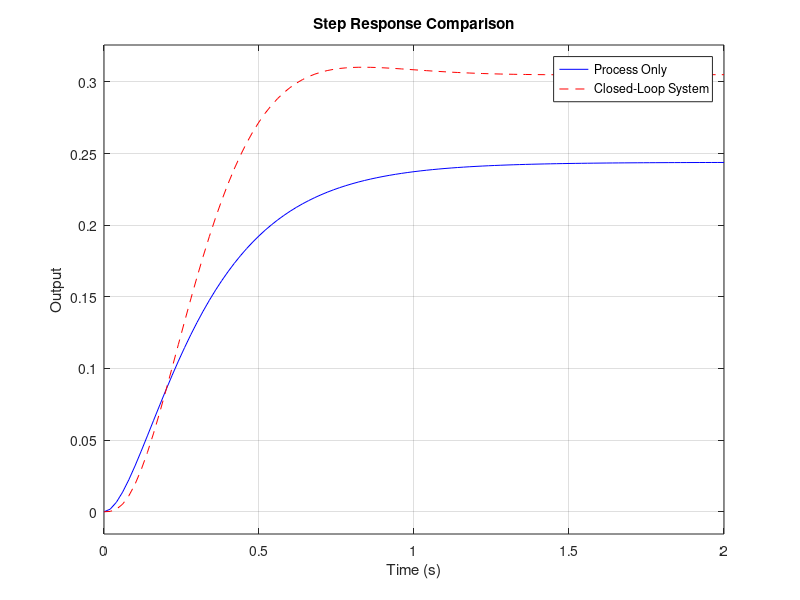

MATLAB code to generate this figure:
% Define s as Laplace variable
s = tf('s');

% Process (Plant only)
G_process = 0.1 / (0.01*s^2 + 0.14*s + 0.41);

% Controller
G_controller = 21.6 / (s + 12);

% Closed-loop system: feedback(G_controller * G_process, 1)
T_closed = feedback(G_controller * G_process, 1);

% Plot step responses
figure;
step(G_process, 'b', T_closed, 'r--');
legend('Process Only', 'Closed-Loop System');
title('Step Response Comparison');
xlabel('Time (s)');
ylabel('Output');
grid on;
